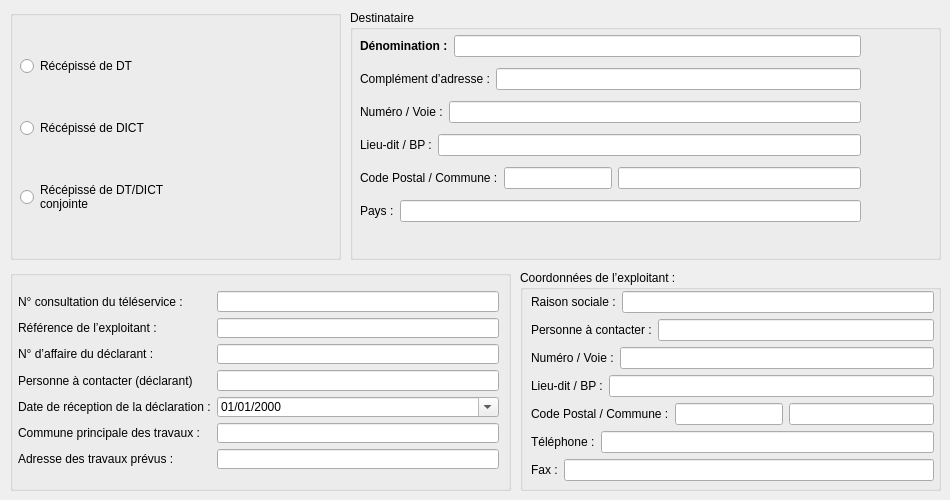
     <widget class="QWidget" name="tab">
      <attribute name="title">
       <string>Informations et coordonnées</string>
      </attribute>
      <widget class="QGroupBox" name="groupBox_3">
       <property name="geometry">
        <rect>
         <x>10</x>
         <y>270</y>
         <width>501</width>
         <height>221</height>
        </rect>
       </property>
       <property name="title">
        <string/>
       </property>
       <widget class="QWidget" name="layoutWidget">
        <property name="geometry">
         <rect>
          <x>8</x>
          <y>21</y>
          <width>481</width>
          <height>178</height>
         </rect>
        </property>
        <layout class="QGridLayout" name="gridLayout">
         <item row="0" column="0">
          <widget class="QLabel" name="label_7">
           <property name="text">
            <string>N° consultation du téléservice :</string>
           </property>
          </widget>
         </item>
         <item row="0" column="1">
          <widget class="QLineEdit" name="NoGU"/>
         </item>
         <item row="1" column="0">
          <widget class="QLabel" name="label_8">
           <property name="text">
            <string>Référence de l’exploitant :</string>
           </property>
          </widget>
         </item>
         <item row="1" column="1">
          <widget class="QLineEdit" name="ReferenceExploitant"/>
         </item>
         <item row="2" column="0">
          <widget class="QLabel" name="label_9">
           <property name="text">
            <string>N° d’affaire du déclarant :</string>
           </property>
          </widget>
         </item>
         <item row="2" column="1">
          <widget class="QLineEdit" name="NoAffaireDeclarant"/>
         </item>
         <item row="3" column="0">
          <widget class="QLabel" name="label_18">
           <property name="text">
            <string>Personne à contacter (déclarant)</string>
           </property>
          </widget>
         </item>
         <item row="3" column="1">
          <widget class="QLineEdit" name="Personne_Contacter"/>
         </item>
         <item row="4" column="0">
          <widget class="QLabel" name="label_10">
           <property name="text">
            <string>Date de réception de la déclaration :</string>
           </property>
          </widget>
         </item>
         <item row="4" column="1">
          <widget class="QDateEdit" name="dateReceptionDeclaration">
           <property name="displayFormat">
            <string>dd/MM/yyyy</string>
           </property>
           <property name="calendarPopup">
            <bool>true</bool>
           </property>
          </widget>
         </item>
         <item row="5" column="0">
          <widget class="QLabel" name="label_11">
           <property name="text">
            <string>Commune principale des travaux :</string>
           </property>
          </widget>
         </item>
         <item row="5" column="1">
          <widget class="QLineEdit" name="CommuneTravaux"/>
         </item>
         <item row="6" column="0">
          <widget class="QLabel" name="label_48">
           <property name="text">
            <string>Adresse des travaux prévus :</string>
           </property>
          </widget>
         </item>
         <item row="6" column="1">
          <widget class="QLineEdit" name="AdresseTravaux"/>
         </item>
        </layout>
       </widget>
      </widget>
      <widget class="QGroupBox" name="groupBox_4">
       <property name="geometry">
        <rect>
         <x>520</x>
         <y>270</y>
         <width>421</width>
         <height>221</height>
        </rect>
       </property>
       <property name="title">
        <string>Coordonnées de l’exploitant :</string>
       </property>
       <widget class="QWidget" name="layoutWidget_2">
        <property name="geometry">
         <rect>
          <x>11</x>
          <y>21</y>
          <width>403</width>
          <height>192</height>
         </rect>
        </property>
        <layout class="QVBoxLayout" name="verticalLayout_3">
         <item>
          <layout class="QHBoxLayout" name="horizontalLayout_7">
           <item>
            <widget class="QLabel" name="label_12">
             <property name="font">
              <font>
               <weight>50</weight>
               <bold>false</bold>
              </font>
             </property>
             <property name="text">
              <string>Raison sociale :</string>
             </property>
            </widget>
           </item>
           <item>
            <widget class="QLineEdit" name="RaisonSocialeExploitant"/>
           </item>
          </layout>
         </item>
         <item>
          <layout class="QHBoxLayout" name="horizontalLayout_8">
           <item>
            <widget class="QLabel" name="label_13">
             <property name="text">
              <string>Personne à contacter :</string>
             </property>
            </widget>
           </item>
           <item>
            <widget class="QLineEdit" name="ContactExploitant"/>
           </item>
          </layout>
         </item>
         <item>
          <layout class="QHBoxLayout" name="horizontalLayout_9">
           <item>
            <widget class="QLabel" name="label_14">
             <property name="text">
              <string>Numéro / Voie :</string>
             </property>
            </widget>
           </item>
           <item>
            <widget class="QLineEdit" name="NoVoieExploitant"/>
           </item>
          </layout>
         </item>
         <item>
          <layout class="QHBoxLayout" name="horizontalLayout_10">
           <item>
            <widget class="QLabel" name="label_15">
             <property name="text">
              <string>Lieu-dit / BP :</string>
             </property>
            </widget>
           </item>
           <item>
            <widget class="QLineEdit" name="LieuditBPExploitant"/>
           </item>
          </layout>
         </item>
         <item>
          <layout class="QHBoxLayout" name="horizontalLayout_11">
           <item>
            <widget class="QLabel" name="label_16">
             <property name="text">
              <string>Code Postal / Commune :</string>
             </property>
            </widget>
           </item>
           <item>
            <widget class="QLineEdit" name="CodePostalExploitant">
             <property name="sizePolicy">
              <sizepolicy hsizetype="Fixed" vsizetype="Fixed">
               <horstretch>0</horstretch>
               <verstretch>0</verstretch>
              </sizepolicy>
             </property>
             <property name="text">
              <string/>
             </property>
            </widget>
           </item>
           <item>
            <widget class="QLineEdit" name="CommuneExploitant">
             <property name="text">
              <string/>
             </property>
            </widget>
           </item>
          </layout>
         </item>
         <item>
          <layout class="QHBoxLayout" name="horizontalLayout_12">
           <item>
            <widget class="QLabel" name="label_17">
             <property name="text">
              <string>Téléphone :</string>
             </property>
            </widget>
           </item>
           <item>
            <widget class="QLineEdit" name="TelExploitant"/>
           </item>
          </layout>
         </item>
         <item>
          <layout class="QHBoxLayout" name="horizontalLayout_14">
           <item>
            <widget class="QLabel" name="label_19">
             <property name="text">
              <string>Fax :</string>
             </property>
            </widget>
           </item>
           <item>
            <widget class="QLineEdit" name="FaxExploitant"/>
           </item>
          </layout>
         </item>
        </layout>
       </widget>
      </widget>
      <widget class="QGroupBox" name="groupBox">
       <property name="geometry">
        <rect>
         <x>10</x>
         <y>10</y>
         <width>331</width>
         <height>250</height>
        </rect>
       </property>
       <property name="title">
        <string/>
       </property>
       <widget class="QWidget" name="layoutWidget_3">
        <property name="geometry">
         <rect>
          <x>10</x>
          <y>10</y>
          <width>311</width>
          <height>231</height>
         </rect>
        </property>
        <layout class="QVBoxLayout" name="verticalLayout">
         <item>
          <widget class="QRadioButton" name="Recepisse_DT">
           <property name="text">
            <string>Récépissé de DT</string>
           </property>
          </widget>
         </item>
         <item>
          <widget class="QRadioButton" name="Recepisse_DICT">
           <property name="text">
            <string>Récépissé de DICT</string>
           </property>
          </widget>
         </item>
         <item>
          <widget class="QRadioButton" name="Recepisse_DC">
           <property name="text">
            <string>Récépissé de DT/DICT
conjointe</string>
           </property>
          </widget>
         </item>
        </layout>
       </widget>
      </widget>
      <widget class="QGroupBox" name="groupBox_2">
       <property name="geometry">
        <rect>
         <x>350</x>
         <y>10</y>
         <width>591</width>
         <height>250</height>
        </rect>
       </property>
       <property name="sizePolicy">
        <sizepolicy hsizetype="Fixed" vsizetype="Fixed">
         <horstretch>0</horstretch>
         <verstretch>0</verstretch>
        </sizepolicy>
       </property>
       <property name="title">
        <string>Destinataire</string>
       </property>
       <widget class="QWidget" name="layoutWidget_4">
        <property name="geometry">
         <rect>
          <x>10</x>
          <y>20</y>
          <width>501</width>
          <height>201</height>
         </rect>
        </property>
        <layout class="QVBoxLayout" name="verticalLayout_2">
         <item>
          <layout class="QHBoxLayout" name="horizontalLayout_4">
           <item>
            <widget class="QLabel" name="label">
             <property name="font">
              <font>
               <weight>75</weight>
               <bold>true</bold>
              </font>
             </property>
             <property name="text">
              <string>Dénomination :</string>
             </property>
            </widget>
           </item>
           <item>
            <widget class="QLineEdit" name="Denomination"/>
           </item>
          </layout>
         </item>
         <item>
          <layout class="QHBoxLayout" name="horizontalLayout_3">
           <item>
            <widget class="QLabel" name="label_2">
             <property name="text">
              <string>Complément d’adresse :</string>
             </property>
            </widget>
           </item>
           <item>
            <widget class="QLineEdit" name="ComplementAdresse"/>
           </item>
          </layout>
         </item>
         <item>
          <layout class="QHBoxLayout" name="horizontalLayout_2">
           <item>
            <widget class="QLabel" name="label_3">
             <property name="text">
              <string>Numéro / Voie :</string>
             </property>
            </widget>
           </item>
           <item>
            <widget class="QLineEdit" name="NoVoie"/>
           </item>
          </layout>
         </item>
         <item>
          <layout class="QHBoxLayout" name="horizontalLayout">
           <item>
            <widget class="QLabel" name="label_4">
             <property name="text">
              <string>Lieu-dit / BP :</string>
             </property>
            </widget>
           </item>
           <item>
            <widget class="QLineEdit" name="LieuditBP"/>
           </item>
          </layout>
         </item>
         <item>
          <layout class="QHBoxLayout" name="horizontalLayout_6">
           <item>
            <widget class="QLabel" name="label_5">
             <property name="text">
              <string>Code Postal / Commune :</string>
             </property>
            </widget>
           </item>
           <item>
            <widget class="QLineEdit" name="CodePostal">
             <property name="sizePolicy">
              <sizepolicy hsizetype="Fixed" vsizetype="Fixed">
               <horstretch>0</horstretch>
               <verstretch>0</verstretch>
              </sizepolicy>
             </property>
             <property name="text">
              <string/>
             </property>
            </widget>
           </item>
           <item>
            <widget class="QLineEdit" name="Commune">
             <property name="text">
              <string/>
             </property>
            </widget>
           </item>
          </layout>
         </item>
         <item>
          <layout class="QHBoxLayout" name="horizontalLayout_5">
           <item>
            <widget class="QLabel" name="label_6">
             <property name="text">
              <string>Pays :</string>
             </property>
            </widget>
           </item>
           <item>
            <widget class="QLineEdit" name="Pays"/>
           </item>
          </layout>
         </item>
        </layout>
       </widget>
      </widget>
     </widget>
